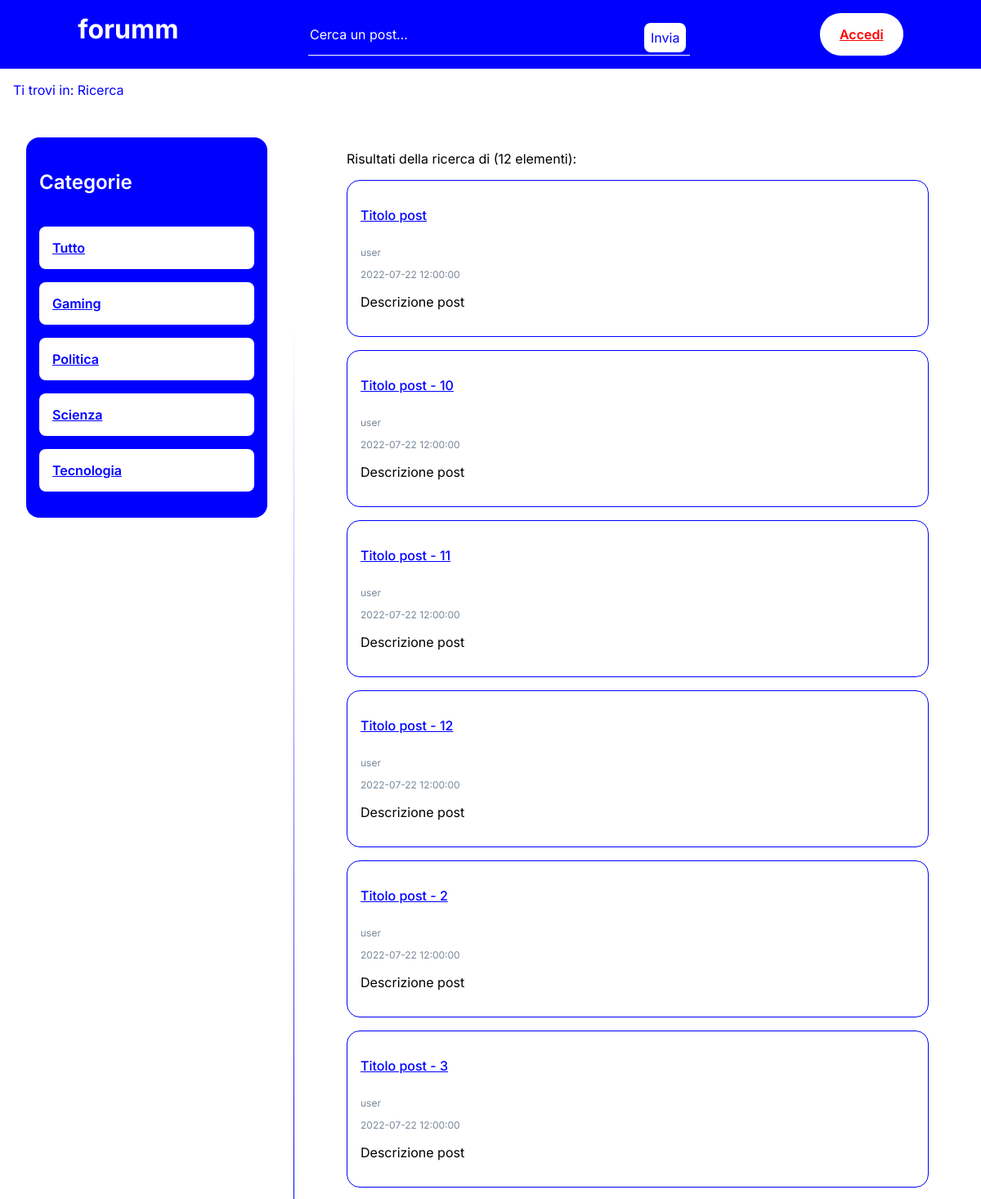
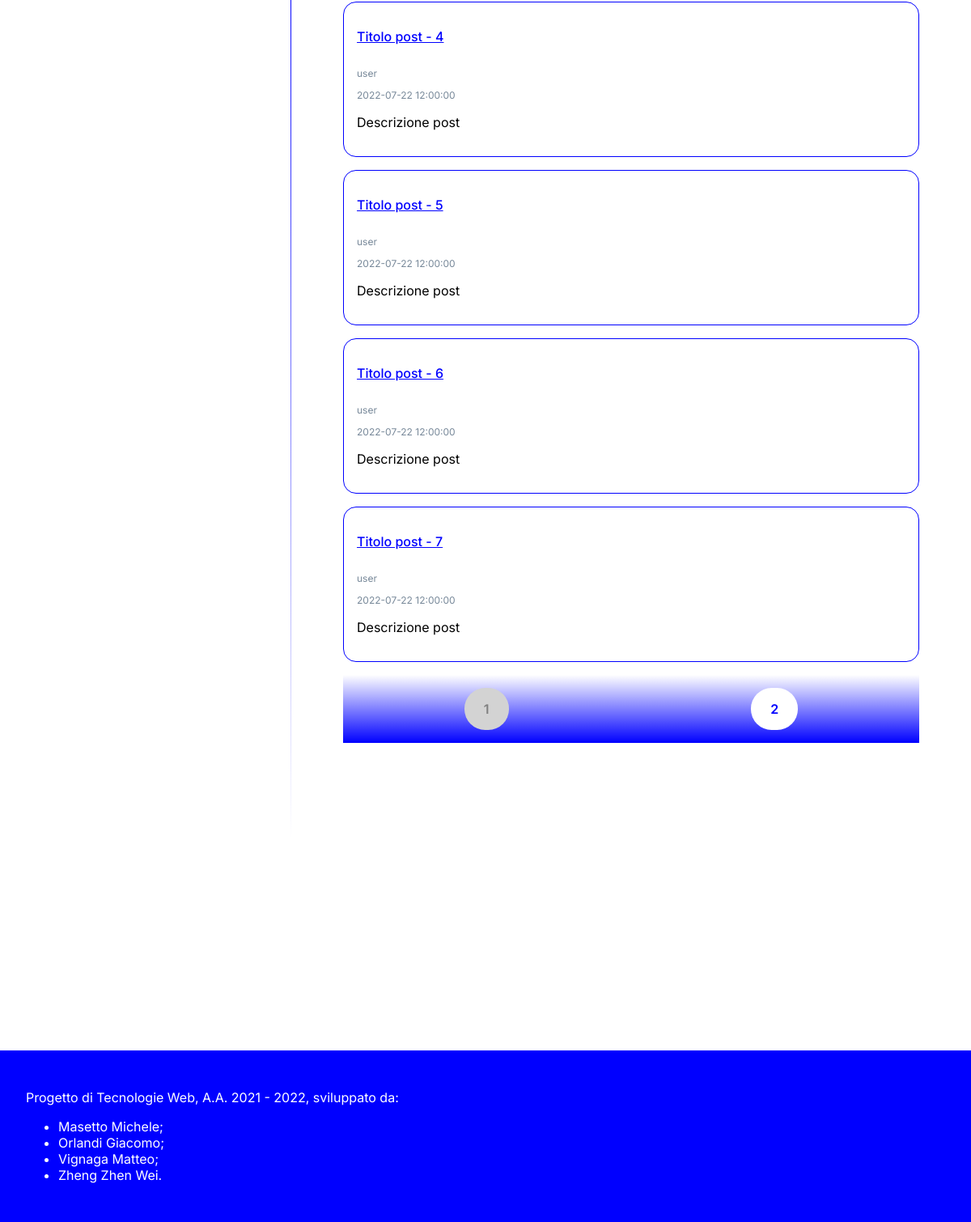
The page /ricerca/index.php on the database its author committed (2 pictures, top to bottom).
### tables this page shows
CREATE TABLE `POST` (
    `title` varchar(319) NOT NULL,
    `user` varchar(319) NOT NULL,
    `category` varchar(319) NOT NULL,
    `date` timestamp NOT NULL DEFAULT current_timestamp(),
    `description` varchar(319) NOT NULL
);

### utils/dbConnection.php (called while the page is built, shortened)
<?php
class DBAccess {
    private $connection;
    public function openDBConnection() {
        $this->connection = mysqli_connect(
            DBAccess::HOST_DB,
            DBAccess::USERNAME,
            DBAccess::PASSWORD,
            DBAccess::DATABASE_NAME
        );
        if ($this->connection)
            mysqli_query($this->connection, "SET lc_time_names = 'it_IT'");
        return $this->connection;
    }
    private function query($query) {
        $queryResult = mysqli_query($this->connection, $query);
        $result = array();
        while ($row = mysqli_fetch_assoc($queryResult)) {
            $result[] = $row;
        }
        return $result;
    }
    public function getPostsByTitle($title) {
        $query = "SELECT * FROM `POST` WHERE `title` LIKE '%$title%'";
        return $this->query($query);
    }
    public function getPostsByTitleByPage($title, $page) {
        $page = ($page - 1) * 10;
        $nextPage = $page + 10;
        $query = "SELECT `P1`.`title`, `P1`.`user`, `P1`.`date`, `P1`.`description`
            FROM (
                SELECT *
                FROM `POST`
                WHERE `title` LIKE '%$title%'
                LIMIT $nextPage
            ) AS `P1` LEFT JOIN (
                SELECT title
                FROM `POST`
                WHERE `title` LIKE '%$title%'
                LIMIT $page
            ) AS `P2` ON `P1`.`title`=`P2`.`title`
            WHERE `P2`.`title` IS NULL";
        return $this->query($query);
    }
}
?>

### utils/utilityFunctions.php (called while the page is built, shortened)
<?php
class UtilityFunctions {
    public static function replace($url, $array) {
        $html = file_get_contents($url);
        return UtilityFunctions::replaceFromHTML($html, $array);
    }
    public static function replaceFromHTML($html, $array) {
        foreach ($array as $key => $value)
            $html = str_replace($key, $value, $html);
        return $html;
    }
}
?>

### ricerca/index.php (the view, shortened to what this page needs)
<?php
require_once "../utils/dbConnection.php";
require_once "../utils/utilityFunctions.php";
$db = new DBAccess();
$dbConnection = $db->openDBConnection();
$HTMLPost = "";
$HTMLPagination = "";
$post = array();
if ($dbConnection) {
    $title = $_GET["title"] ? mysqli_real_escape_string($dbConnection, $_GET["title"]) : "";
    $HTMLPagination .= "<input type='text' name='title' value='$title' />";
    $page = $_GET["page"] ? mysqli_real_escape_string($dbConnection, $_GET["page"]) : '1';
    $page = intval($page);
    $post = $db->getPostsByTitleByPage($title, $page);
    foreach ($post as $p) {
        $HTMLPost .= "<div class='post'>
            <h3>
                <a href='../commenti/?title={$p["title"]}'>{$p["title"]}</a>
            </h3>
            <p class='author'>{$p["user"]}</p>
            <p class='date'>{$p["date"]}</p>
            <p>{$p["description"]}</p>
        </div>";
    }
    $post = $db->getPostsByTitle($title);
    for ($pagination = 1; $pagination <= (count($post) / 10) + 1; ++$pagination) {
        $HTMLPagination .= "<input
            type='submit'
            name='page'
            value=$pagination
            class='button'
            ".($pagination === $page ? "disabled='disabled'" : "")."
        />";
    }
}
$count = count($post);
$search = "<p>Risultati della ricerca di {$_GET["title"]} ($count elementi):</p>";
$HTMLPost = $search.$HTMLPost;
echo UtilityFunctions::replace(
    "ricerca.html",
    [
        "<post />" => $HTMLPost,
        "<pages />" => $HTMLPagination
    ]
);
?>

### index.css (style rules this page uses)
* { font-family: 'Inter', sans-serif; font-size: 1em; box-sizing: border-box; border: 0; }
body { margin: 0; }
h1 { font-size: 2em; font-weight: 700; }
h2 { font-size: 1.5em; font-weight: 600; }
h3 { font-size: 1em; font-weight: 500; }
h1, h2, h3 { display: inline-block; margin: 1em 0; }
a { color: blue; }
body { display: grid; grid-template-columns: 30% 70%; grid-template-rows: auto auto 100vh auto; grid-template-areas: "header header" "breadcrumb breadcrumb" "sidebar main" "footer footer"; }
#sidebar, #content, #footer { padding: 2em; }
.button { padding: 1em 1.5em; border-radius: 1.6em; font-weight: 600; color: blue; background-color: white; }
input.button:not(:disabled) { cursor: pointer; }
input:disabled.button { background-color: lightgray; color: gray; }
#header { display: flex; flex-direction: row; flex-wrap: nowrap; justify-content: space-around; grid-area: header; padding: 1em; color: white; background-color: blue; }
#title > h1 { margin: 0; }
#search { position: relative; width: 40%; border-bottom: 1px solid white; }
#search-input { width: 75%; background-color: blue; color: white; caret-color: white; }
#search-input::placeholder { color: white; opacity: 1; }
#search-submit { position: relative; bottom: -1em; width: 23%; padding: .1em 0; }
#search-submit > input { position: absolute; bottom: 0; right: 0; padding: .5em; background-color: white; color: blue; border-radius: .5em; cursor: pointer; }
#search-input, #search-submit { display: inline-block; }
#login { color: blue; background-color: white; }
#breadcrumb { grid-area: breadcrumb; padding: 0 1em; color: blue; }
#sidebar { grid-area: sidebar; border-image: linear-gradient(white 10%, blue 50%, white 90%) 1 100%; border-right: 1px solid; }
#sidebar > * { margin-bottom: 1em; padding: 1em; border-radius: 1em; }
#categories { color: white; background-color: blue; }
#categories ul { margin: 0; padding: 0; list-style-type: none; color: blue; font-weight: 600; }
#categories li { margin: 1em 0; padding: 1em; border-radius: .5em; background-color: white; }
#content { grid-area: main; padding: 2em 4em; }
#content > div { height: 100%; overflow-y: scroll; }
#footer { grid-area: footer; background-color: blue; color: white; }

### post/post.css (style rules this page uses)
#post > form { position: sticky; bottom: 0; display: flex; justify-content: space-around; flex-wrap: wrap; background-image: linear-gradient(rgba(0, 0, 255, 0), rgba(0, 0, 255, 1)); }
#pagination > input[type='submit'] { margin: 1em; }
.post { margin-bottom: 1em; padding: 1em; border: 1px solid blue; border-radius: 1em; }
.author, .date { font-size: .75em; color: lightslategray; }

### mini.css (style rules this page uses)
* { font-size: .95em; }
body { display: grid; grid-template-rows: auto auto auto 100vh auto; grid-template-columns: auto; grid-template-areas: "header" "breadcrumb" "sidebar" "main" "footer"; }
#sidebar { border-image: linear-gradient(to left, white 25%, blue 50%, white 75%) 100; border-right: 0; border-bottom: 1px solid; }
#categories li { display: inline-block; width: 19%; text-align: center; }

### rows shown on the page
post: title "Titolo post", user "user", date "2022-07-22 12:00:00", description "Descrizione post"
post: title "Titolo post - 10", user "user", date "2022-07-22 12:00:00", description "Descrizione post"
post: title "Titolo post - 11", user "user", date "2022-07-22 12:00:00", description "Descrizione post"
post: title "Titolo post - 12", user "user", date "2022-07-22 12:00:00", description "Descrizione post"
post: title "Titolo post - 2", user "user", date "2022-07-22 12:00:00", description "Descrizione post"
post: title "Titolo post - 3", user "user", date "2022-07-22 12:00:00", description "Descrizione post"
post: title "Titolo post - 4", user "user", date "2022-07-22 12:00:00", description "Descrizione post"
post: title "Titolo post - 5", user "user", date "2022-07-22 12:00:00", description "Descrizione post"
post: title "Titolo post - 6", user "user", date "2022-07-22 12:00:00", description "Descrizione post"
post: title "Titolo post - 7", user "user", date "2022-07-22 12:00:00", description "Descrizione post"

### other values the page prints
$count "12"
